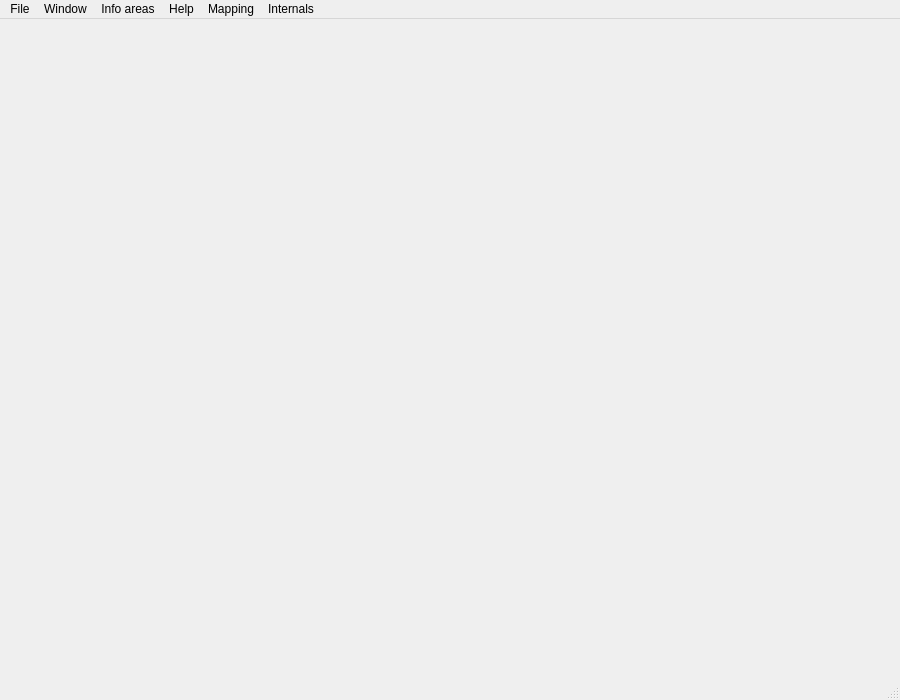
<?xml version="1.0" encoding="UTF-8"?>
<ui version="4.0">
 <class>CSwiftData</class>
 <widget class="QMainWindow" name="CSwiftData">
  <property name="geometry">
   <rect>
    <x>0</x>
    <y>0</y>
    <width>900</width>
    <height>700</height>
   </rect>
  </property>
  <property name="minimumSize">
   <size>
    <width>900</width>
    <height>700</height>
   </size>
  </property>
  <property name="windowTitle">
   <string>swiftdata</string>
  </property>
  <widget class="QWidget" name="qw_CentralWidget">
   <property name="sizePolicy">
    <sizepolicy hsizetype="Preferred" vsizetype="Preferred">
     <horstretch>0</horstretch>
     <verstretch>0</verstretch>
    </sizepolicy>
   </property>
   <layout class="QVBoxLayout" name="vl_CentralWidget">
    <property name="leftMargin">
     <number>2</number>
    </property>
    <property name="topMargin">
     <number>2</number>
    </property>
    <property name="rightMargin">
     <number>2</number>
    </property>
    <property name="bottomMargin">
     <number>2</number>
    </property>
    <item>
     <widget class="BlackGui::Components::CInfoBarWebReadersStatusComponent" name="comp_InfoBar">
      <property name="frameShape">
       <enum>QFrame::StyledPanel</enum>
      </property>
      <property name="frameShadow">
       <enum>QFrame::Raised</enum>
      </property>
     </widget>
    </item>
    <item>
     <widget class="QStackedWidget" name="sw_CentralWidget">
      <property name="sizePolicy">
       <sizepolicy hsizetype="Preferred" vsizetype="Preferred">
        <horstretch>0</horstretch>
        <verstretch>0</verstretch>
       </sizepolicy>
      </property>
      <property name="currentIndex">
       <number>0</number>
      </property>
      <widget class="BlackGui::Components::CDataMainInfoAreaComponent" name="comp_MainInfoArea"/>
      <widget class="QWidget" name="comp_EmptyPage"/>
     </widget>
    </item>
   </layout>
  </widget>
  <widget class="QMenuBar" name="mb_SwiftData">
   <property name="geometry">
    <rect>
     <x>0</x>
     <y>0</y>
     <width>900</width>
     <height>21</height>
    </rect>
   </property>
   <widget class="QMenu" name="menu_File">
    <property name="title">
     <string>File</string>
    </property>
    <addaction name="separator"/>
   </widget>
   <widget class="QMenu" name="menu_Window">
    <property name="title">
     <string>Window</string>
    </property>
    <addaction name="menu_WindowFont"/>
   </widget>
   <widget class="QMenu" name="menu_InfoAreas">
    <property name="title">
     <string>Info areas</string>
    </property>
   </widget>
   <widget class="QMenu" name="menu_Mapping">
    <property name="title">
     <string>Mapping</string>
    </property>
    <addaction name="menu_MappingMaxData"/>
    <addaction name="menu_MappingMaxMapping"/>
   </widget>
   <widget class="QMenu" name="menu_Internals">
    <property name="title">
     <string>Internals</string>
    </property>
    <addaction name="separator"/>
   </widget>
   <widget class="QMenu" name="menu_Help">
    <property name="title">
     <string>Help</string>
    </property>
   </widget>
   <addaction name="menu_File"/>
   <addaction name="menu_Window"/>
   <addaction name="menu_InfoAreas"/>
   <addaction name="menu_Help"/>
   <addaction name="menu_Mapping"/>
   <addaction name="menu_Internals"/>
  </widget>
  <widget class="QStatusBar" name="sb_SwiftData"/>
  <action name="menu_FileExit">
   <property name="text">
    <string>Exit</string>
   </property>
  </action>
  <action name="menu_FileSettingsDirectory">
   <property name="text">
    <string>Settings directory</string>
   </property>
  </action>
  <action name="menu_FileResetSettings">
   <property name="text">
    <string>Reset settings</string>
   </property>
  </action>
  <action name="menu_FileReloadStyleSheets">
   <property name="text">
    <string>Reload style sheets</string>
   </property>
  </action>
  <action name="menu_WindowFont">
   <property name="text">
    <string>Font</string>
   </property>
  </action>
  <action name="menu_WindowMinimize">
   <property name="text">
    <string>Minimize</string>
   </property>
  </action>
  <action name="menu_MappingMaxMapping">
   <property name="text">
    <string>Max. mapping area</string>
   </property>
   <property name="shortcut">
    <string>Ctrl+M, M</string>
   </property>
  </action>
  <action name="menu_MappingMaxData">
   <property name="text">
    <string>Max. data area</string>
   </property>
   <property name="shortcut">
    <string>Ctrl+M, D</string>
   </property>
  </action>
  <action name="menu_WindowToggleOnTop">
   <property name="text">
    <string>Toggle stay on top</string>
   </property>
  </action>
  <action name="actionNavigator">
   <property name="text">
    <string>Navigator</string>
   </property>
  </action>
  <action name="menu_DebugMetaTypes">
   <property name="text">
    <string>Debug metatypes (to console)</string>
   </property>
  </action>
  <action name="menu_JsonBootstrapTemplate">
   <property name="text">
    <string>JSON bootstrap template</string>
   </property>
  </action>
  <action name="menu_InternalsEnvVars">
   <property name="text">
    <string>Env.variables</string>
   </property>
  </action>
  <action name="menu_InternalsMetatypes">
   <property name="text">
    <string>Metatypes</string>
   </property>
  </action>
  <action name="menu_InternalsSetup">
   <property name="text">
    <string>Setup</string>
   </property>
  </action>
  <action name="menu_InternalsCompileInfo">
   <property name="text">
    <string>Compile info</string>
   </property>
  </action>
  <action name="menu_InternalsDisplayCachedFiles">
   <property name="text">
    <string>All cache files</string>
   </property>
  </action>
  <action name="menu_InternalsDeleteCachedFiles">
   <property name="text">
    <string>Delete cached fies</string>
   </property>
  </action>
  <action name="menu_SettingsDirectory">
   <property name="text">
    <string>Directory</string>
   </property>
  </action>
  <action name="menu_SettingsReset">
   <property name="text">
    <string>Reset</string>
   </property>
  </action>
  <action name="menu_SettingsFiles">
   <property name="text">
    <string>Files</string>
   </property>
  </action>
  <action name="menu_CacheDirectory">
   <property name="text">
    <string>Directory</string>
   </property>
  </action>
  <action name="menu_CacheFiles">
   <property name="text">
    <string>Files</string>
   </property>
  </action>
  <action name="menu_CacheReset">
   <property name="text">
    <string>Reset</string>
   </property>
  </action>
  <action name="menu_JsonDownloadTemplate">
   <property name="text">
    <string>JSON download template</string>
   </property>
  </action>
 </widget>
 <layoutdefault spacing="6" margin="11"/>
 <customwidgets>
  <customwidget>
   <class>BlackGui::Components::CDataMainInfoAreaComponent</class>
   <extends>QWidget</extends>
   <header>blackgui/components/datamaininfoareacomponent.h</header>
   <container>1</container>
  </customwidget>
  <customwidget>
   <class>BlackGui::Components::CInfoBarWebReadersStatusComponent</class>
   <extends>QFrame</extends>
   <header>blackgui/components/infobarwebreadersstatuscomponent.h</header>
   <container>1</container>
  </customwidget>
 </customwidgets>
 <resources/>
 <connections/>
</ui>
